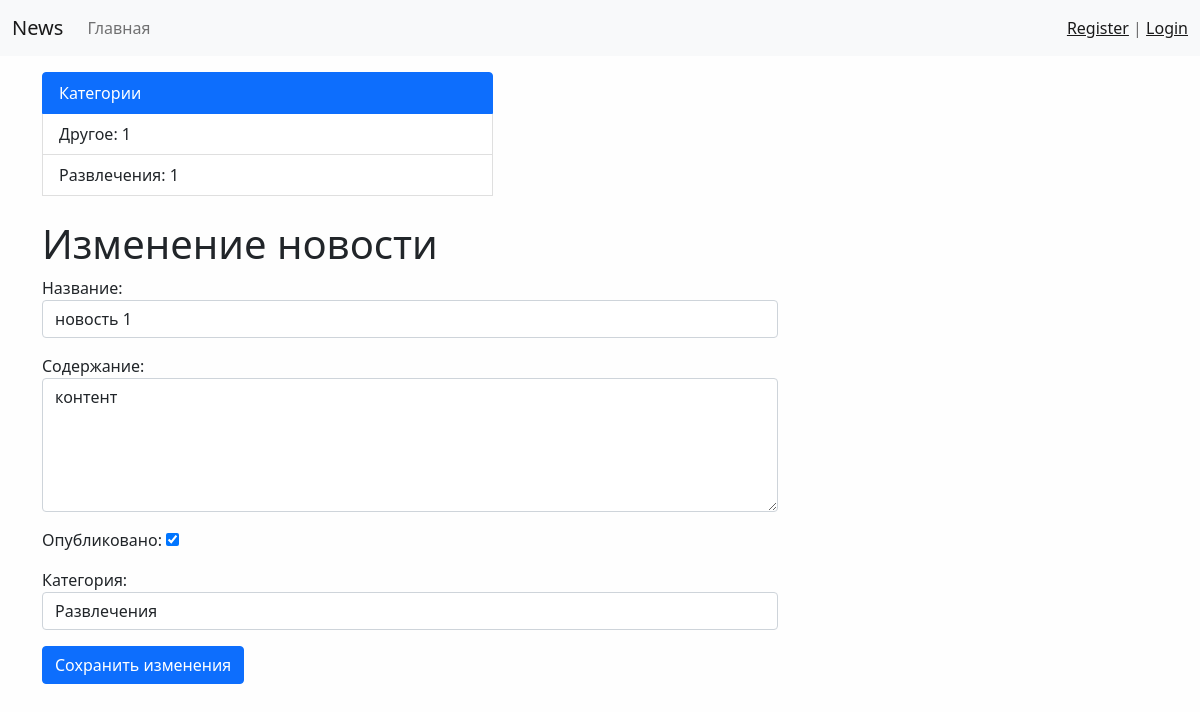
Screenshot of /news/update-news/1 with the database file from the repository.
### news/models.py (models this page shows, shortened)
class Category(models.Model):
    title = models.CharField(max_length=150, db_index=True, verbose_name='Наименование категории')
    def __str__(self):
        return self.title
    def get_absolute_url(self):
        return reverse('category', kwargs={"category_id": self.pk})
    class Meta:
        verbose_name = 'Категория'
        verbose_name_plural = 'Категории'
        ordering = ['-title']

class News(models.Model):
    title = models.CharField(max_length=150, verbose_name='Название')
    content = models.TextField(blank=True, verbose_name='Содержание')
    created_at = models.DateTimeField(auto_now_add=True, verbose_name='Дата создания')
    updated_at = models.DateTimeField(auto_now=True, verbose_name='Дата редактирования')
    photo = models.ImageField(upload_to='photos/%Y/%m/%d/', verbose_name='Фото', blank=True)
    is_published = models.BooleanField(default=False, verbose_name='Опубликовано')
    category = models.ForeignKey('Category', on_delete=models.PROTECT, verbose_name='Категория')
    views = models.IntegerField(default=0)
    class Meta:
        verbose_name = 'Новость'
        verbose_name_plural = 'Новости'
        ordering = ['-created_at']

### news/views.py (the view)
# urls.py: path('news/update-news/<int:pk>', views.UpdateNews.as_view(), name='update-news'),
class UpdateNews(UpdateView):
    model = News
    form_class = NewsForm
    template_name = 'news/news_update_form.html'

### news/forms.py
class NewsForm(forms.ModelForm):
    class Meta:
        model = News
        fields = ['title', 'content', 'is_published', 'category', ]
        widgets = {
            'title': TextInput(attrs={'class': 'form-control'}),
            'content': Textarea(attrs={'class': 'form-control', 'rows': 5}),
            'category': Select(attrs={'class': 'form-control'}),
        }

### news/templatetags/news_tags.py (called while the page is built)
@register.simple_tag(name='get_list_categories')
def get_categories():
    categories = Category.objects.filter(news__is_published=True).annotate(cnt=Count('news')).order_by('-cnt')
    return categories

### news/templates/news/news_update_form.html (shortened to what this page needs)
{% extends 'news/base.html' %}
{% block sidebar %}
    {% include 'includes/_sidebar.html' %}
{% endblock %}
{% block content %}
    <h1>Изменение новости</h1>
    <form method="post">
        {{ form.as_p }}
        <button type="submit" class="btn btn-primary btn-block">Сохранить изменения</button>
    </form>
{% endblock %}

### news/templates/includes/_sidebar.html
{% load news_tags %}
<div class="list-group">
    <div class="list-group-item list-group-item-action active">Категории</div>
    {% get_list_categories as categories %}
    {% for category in categories%}
            <a href="{{ category.get_absolute_url }}" class="list-group-item list-group-item-action">{{ category.title }}: {{ category.cnt}}</a>
    {% endfor %}
    <br>
</div>

### news/static/css/style.css (style rules this page uses)
body { background: #fefefe; }

### rows the page displays
Category: title "Другое", cnt "1"
Category: title "Развлечения", cnt "1"
News: title "новость 1", content "контент", is_published "☑", category "Развлечения"
